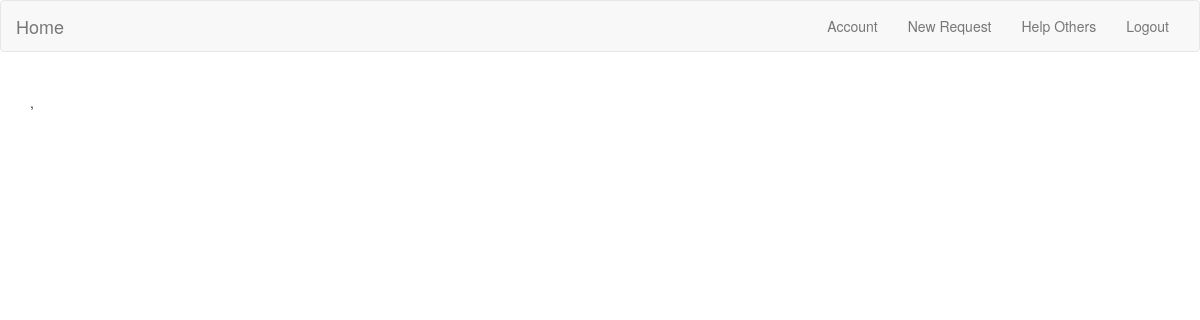
/request/22 (signed in), run on an earlier commit of the app's database.
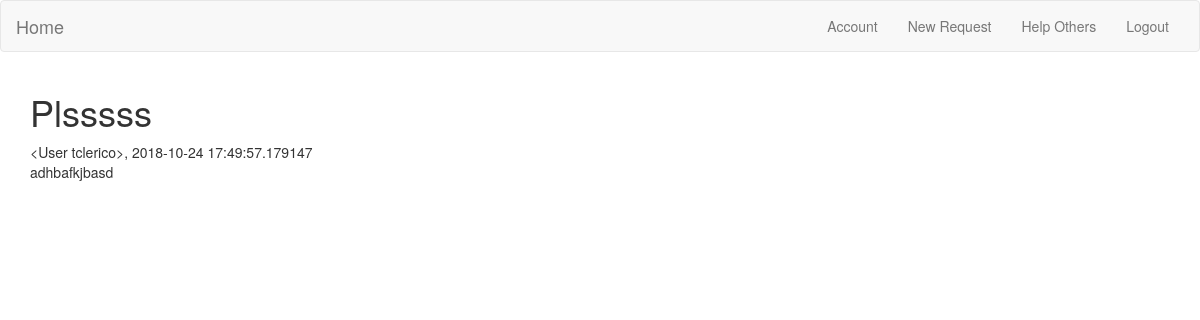
And on a later commit of the database.
### app/models.py (models this page shows, shortened)
class Request(db.Model):
    id = db.Column(db.Integer, primary_key=True)
    uid = db.Column(db.Integer, db.ForeignKey('user.id'))
    expertise = db.Column(db.Integer, db.ForeignKey('expertise.id'), index=True)
    title = db.Column(db.String(64))
    description = db.Column(db.String(560))
    timestamp = db.Column(db.DateTime, index=True, default=datetime.utcnow)
    is_active = db.Column(db.Boolean)

class User(UserMixin, db.Model):
    id = db.Column(db.Integer, primary_key=True)
    name = db.Column(db.String(64), index=True, unique=True)
    email = db.Column(db.String(120), index=True, unique=True)
    class_year = db.Column(db.Integer)
    department = db.Column(db.String(120))
    sport = db.column(db.String(64))
    sec_sport = db.column(db.String(64))
    requests = db.relationship('Request', backref='author', lazy='dynamic')
    password_hash = db.Column(db.String(128))
    fields = db.relationship('Expertise', secondary=uTe, lazy='dynamic',
                                backref=db.backref('users', lazy='dynamic'))
    def __repr__(self):
        return '<User {}>'.format(self.name)

### app/routes.py (the view)
@app.route('/request/<id>')
@login_required
def indiv_request(id):
    req = Request.query.get(id)
    return render_template('request.html', req=req)

### app/models.py (called while the page is built)
@login.user_loader
def load_user(id):
    return User.query.get(int(id))

### app/templates/request.html
{% extends "base.html" %}
{% block app_content %}
<h1>{{ req.title }}</h1>
<span>{{ req.author }},  {{ req.timestamp }}</span>
<p>{{ req.description }}</p>
{% endblock %}

### app/templates/base.html (shortened to what this page needs)
<html>
{% extends 'bootstrap/base.html' %}
    {% block navbar %}
        <nav class="navbar navbar-default">
            <div class="container-fluid">
                <div class="navbar-header">
                    <a class="navbar-brand" href="{{ url_for('index') }}">Home</a>
                </div>
                <div class="collapse navbar-collapse" id="bs-example-navbar-collapse-1">
                    <ul class="nav navbar-nav navbar-right">
                        {% if current_user.is_anonymous %}
                        <li><a href="{{ url_for('login') }}">Login</a></li>
                        {% else %}
                        <li><a href="{{ url_for('account', name=current_user.name) }}">Account</a></li>
                        <li><a href="{{ url_for('new_request') }}">New Request</a></li>
                        <li><a href="{{ url_for('request_list') }}">Help Others</a></li>
                        <li><a href="{{ url_for('logout') }}">Logout</a></li>
                        {% endif %}
                    </ul>
                </div>
            </div>
        </nav>
    {% endblock %}
    {% block content %}
        <div class="container">
        {% block app_content %}{% endblock %}
    </div>
    {% endblock %}

What changed in the data, as far as the page shows it:
added Request: title "Plsssss", timestamp "2018-10-24 17:49:57.179147", description "adhbafkjbasd"
now on this page (row edited): User: author "<User tclerico>"
